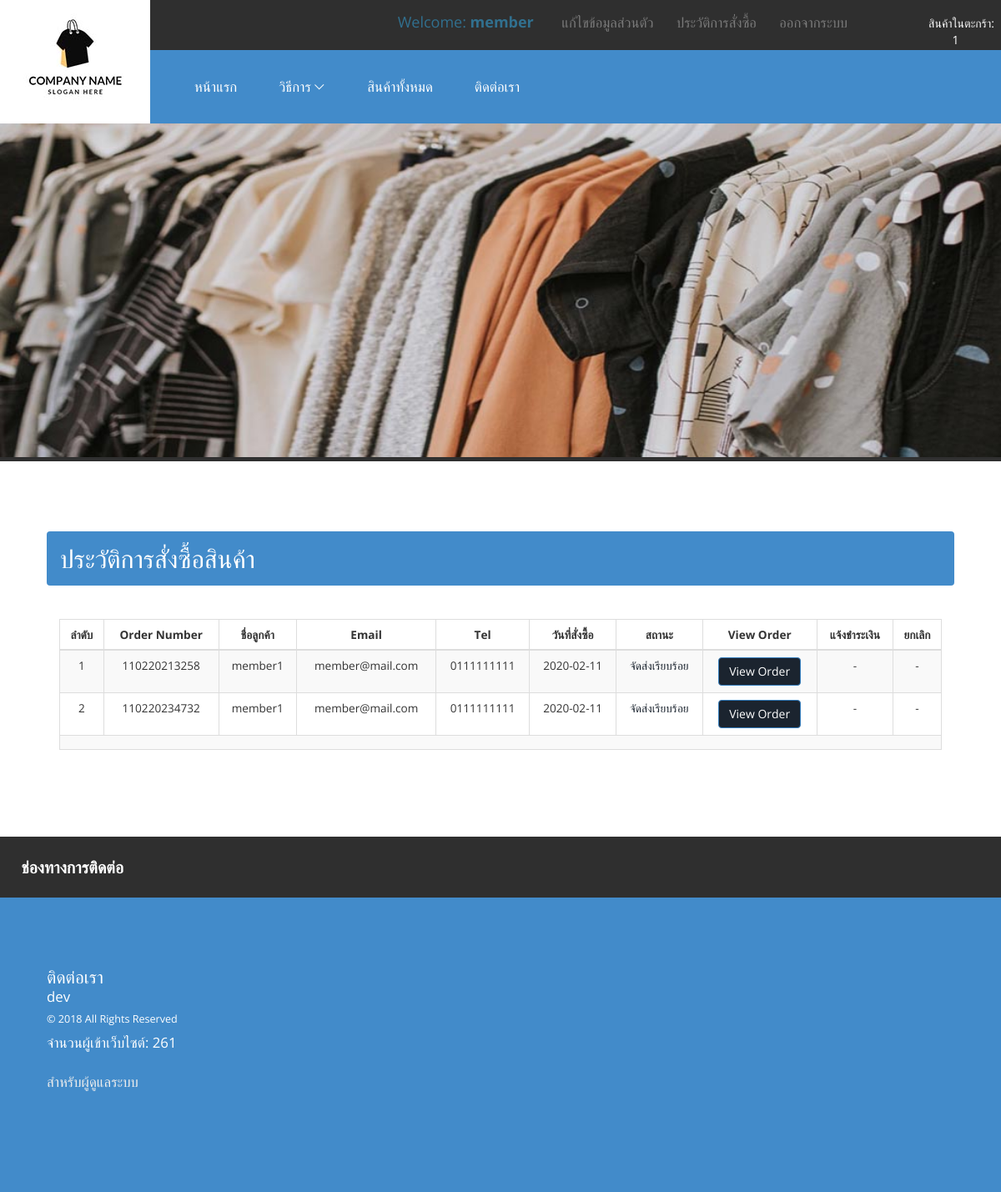
Before: /history_order.php (signed in) with the older database file.
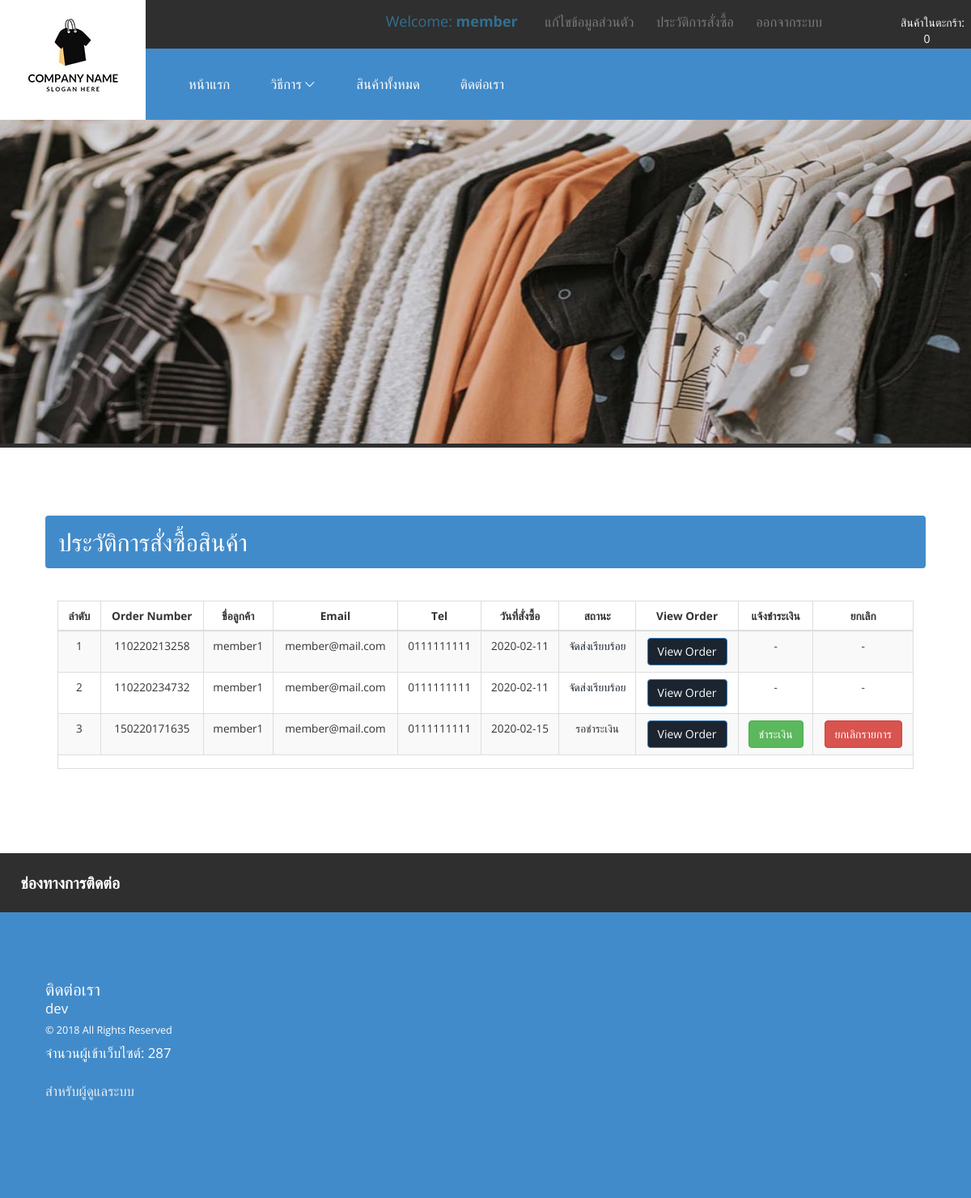
After: the same page with the newer database file.
### tables this page shows
CREATE TABLE `orders` (
  `Ord_ID` int(11) NOT NULL,
  `Ord_Number` varchar(20) NOT NULL,
  `Mem_ID` int(11) NOT NULL,
  `Ord_Note` text NOT NULL,
  `Ord_AddressSend` text NOT NULL,
  `Ord_Shipping` varchar(5) NOT NULL,
  `Ord_AmountTotal` varchar(20) NOT NULL,
  `Ord_PriceTotal` varchar(20) NOT NULL,
  `Ord_DateShipping` varchar(20) NOT NULL,
  `Ord_NumberShipping` varchar(30) NOT NULL,
  `Ord_DateBuy` date NOT NULL,
  `Ord_Status` int(11) NOT NULL COMMENT '0 = รอชำระเงิน 1= ตรวจสอบชำระเงิน 2 = ชำระเงินเรียบร้อย 3 = จัดส่งเรียบร้อย 4 = ยกเลิกรายการ'
);

CREATE TABLE `member` (
  `Mem_ID` int(11) NOT NULL,
  `Mem_User` varchar(30) NOT NULL,
  `Mem_Pass` varchar(30) NOT NULL,
  `Mem_Name` varchar(100) NOT NULL,
  `Mem_Email` varchar(50) NOT NULL,
  `Mem_Tel` varchar(15) NOT NULL,
  `Mem_Address` text NOT NULL,
  `Mem_Date` date NOT NULL,
  `Mem_Permission` int(11) NOT NULL COMMENT '1 = ใช้งาน 2 = ยกเลิก',
  `Mem_Status` int(11) NOT NULL COMMENT '1 = admin 2 = user'
);

### conn.php (called while the page is built, shortened)
<?php
$contact_web = "dev";
?>

### history_order.php (the view, shortened to what this page needs)
<?php require_once "header.php";?>
	<div class="content-grids">
	<h2 class="alert">ประวัติการสั่งซื้อสินค้า</h2>
	<div class="col-md-12 content-grid">
<div class="table-responsive">
	     <table class="table table-striped table-bordered table-hover" id="table_example">
                                            <thead>
                                                <tr>
                                                    <th width="5%" class="small"><div align="center">ลำดับ</div></th>
                                                    <th width="auto" class="small"><div align="center">Order Number</div></th>
                                                    <th width="auto" class="small"><div align="center">ชื่อลูกค้า</div></th>
                                                    <th width="auto" class="small"><div align="center">Email</div></th>
                                                    <th width="auto" class="small"><div align="center">Tel</div></th>
                                                    <th width="auto" class="small"><div align="center">วันที่สั่งซื้อ</div></th>
                                                    <th width="auto" class="small"><div align="center">สถานะ</div></th>
                                                    <th width="auto" class="small"><div align="center">View Order</div></th>
                                                    <th width="auto" class="small"><div align="center">แจ้งชำระเงิน</div></th>
                                                    <th width="auto" class="small"><div align="center">ยกเลิก</div></th>
                                                </tr>
                                            </thead>
                                            <tbody>
        <?php
$sql = $conn->query("select * from orders o,member m where o.Mem_ID = m.Mem_ID && o.Mem_ID = '$_SESSION[ses_user_id]'");
 $i = 1;
  while ($show= $sql->fetch_assoc()) {
if($show['Ord_Status']==0){$status = '<span class=text-wrning>รอชำระเงิน</span>';}
else if($show['Ord_Status']==1){$status = '<span class=text-success>ตรวจสอบชำระเงิน</span>';}
else if($show['Ord_Status']==2){$status = '<span class=text-info>ชำระเงินเรียบร้อย</span>';}
else if($show['Ord_Status']==3){$status = '<span class=text-primary>จัดส่งเรียบร้อย</span>';}
else if($show['Ord_Status']==4){$status = '<span class=text-danger>ยกเลิกรายการ</span>';}
?>
                  <tr>
                  <td class="small"><div align="center"><?php echo $i++;?></div></td>
                  <td class="small"><div align="center"><?php echo $show['Ord_Number'];?></div></td>
                  <td class="small"><div align="center"><?php echo $show['Mem_Name'];?></div></td>
                  <td class="small"><div align="center"><?php echo $show['Mem_Email'];?></div></td>
                  <td class="small"><div align="center"><?php echo $show['Mem_Tel'];?></div></td>
                  <td class="small"><div align="center"><?php echo $show['Ord_DateBuy'];?></div></td>
                  <td class="small"><div align="center"><?php echo $status;?></div></td>
                   <td class="small"><div align="center"><a href="print_order.php?id=<?php echo $show['Ord_ID'];?>" target="_blank" class="btn btn-primary">View Order</a></div></td>
                    <td class="small"><div align="center">
                    <?php if($show['Ord_Status']==0 or $show['Ord_Status']==1){?>
                    <a href="payment.php?id=<?php echo $show['Ord_ID'];?>" class="btn btn-success">ชำระเงิน</a>
                    <?php } else {echo '-';}?>
                    </div></td>
                     <td class="small"><div align="center"><?php if($show['Ord_Status']==0 or $show['Ord_Status']==1){?><a href="?data=delete&id=<?php echo $show['Ord_ID'];?>" onClick="return confirm('คุณแน่ใจที่จะยกเลิกรายการนี้!');" class="btn btn-danger">ยกเลิกรายการ</a><?php } else {echo '-';}?></div></td>
                  </tr>
<?php } ?>
          <tr>
          <td colspan="12">
          </td>
          </tr>
 </tbody>
</table>
                                        </div>
		</div>
		<div class="clearfix"> </div>
	</div>
	</div>
<?php require_once "footer.php";?>
</body>
</html>

### header.php (shortened to what this page needs)
<?php
require_once "conn.php";
require_once "function.php";
?>
<!doctype html>
<html>
<head>
<link href="css/bootstrap.css" rel="stylesheet" type="text/css" />
<link href="css/style.css" rel="stylesheet" type="text/css" media="all" />
<link href="css/owl.carousel.css" rel="stylesheet">
</head>
<body>
  <div class="header">
    <div class="logo">
    <img  src="./images/logo.jpg" alt="ชื่อร้าน">
    </div>
    <div  class="header-top">
      <div class="header-grid">
        <ul class="header-in">
            <?php if($_SESSION['ses_user_id']){?>
            <li class="text-info" style="font-size:18px;">Welcome: <b><?php echo $_SESSION['ses_user_user'];?></b></li>
            <li class="small"><a href="edit_profile.php" class="text-danger">แก้ไขข้อมูลส่วนตัว</a></li>
            <li class="small"><a href="history_order.php" class="text-danger">ประวัติการสั่งซื้อ</a></li>
            <li class="small"><a href="?logout=chk" class="text-danger">ออกจากระบบ</a></li>
            </ul>
            <?php } ?>
          <div class="online">
          <a href="cart.php" >สินค้าในตะกร้า: <?php Total_Cart();?></a>
          </div>
          <div class="clearfix"> </div>
      </div>
      <div class="header-bottom">
        <div class="h_menu4">
        <ul class="nav">
          <li class="active"><a href="index.php">หน้าแรก</a></li>
          <li><a href="#">วิธีการ <i> </i></a>
          </li>
          <li><a href="all_product.php">สินค้าทั้งหมด</a></li>
          <li><a href="contact.php">ติดต่อเรา</a></li>
        </ul>
      </div>
      <div class="clearfix"> </div>
    </div>
    </div>
  </div>
  <div class="banner">
  </div>
<div class="content">
  <div class="sport-your">
    <div class="line1">
    </div>
    <div id="example1">

### function.php (shortened to what this page needs)
<?php
function Total_Cart (){
include "conn.php";
$sql = $conn->query("select * from cart where Mem_ID = '$_SESSION[ses_user_id]'")or die (mysqli_error());
echo $rows = $sql->num_rows;
}
?>

### footer.php (shortened to what this page needs)
<div class="footer">
	<div class="col-md-12 footer-left left-footer">
		<h4>ช่องทางการติดต่อ</h4>
		<div class="run-top top-run">
		<ul class="run-grid">
		<li><div class="letter">
			<h5>ติดต่อเรา</h5>
			<p><?php echo $contact_web;?></p>
			<p class="footer-class"> © 2018 <?php echo $title;?> All Rights Reserved </p>
               <?php $sql = $conn->query("select * from count_page");
			$row = $sql->num_rows;
			?>
               <p>จำนวนผู้เข้าเว็บไซต์: <?php echo $row;?></p>
               <br>
               <a href="admin/index.php" class="text-success" target="_blank">สำหรับผู้ดูแลระบบ</a>
		</div></li>
		</ul>
		<div class="clearfix"> </div>
		</div>
	</div>
</div>

### css/style.css (style rules this page uses)
body { background: #ffffff;; font-family: 'Open Sans', sans-serif; }
body a { transition: 0.5s all; -webkit-transition: 0.5s all; -o-transition: 0.5s all; -moz-transition: 0.5s all; -ms-transition: 0.5s all; }
ul { padding: 0; margin: 0; }
h1,h2,h3,h4,h5,h6,label,p { margin:0; }
.logo { background:#FFF; width:15%; margin:0 auto; float: left; text-align: center; }
.header-grid li { display:inline-block; padding: 0 1em; }
.header-grid li a { text-decoration:none; color:#7a7a7a; font-size:1.4em; }
.header-top { float:left; width:85%; background:#2f2f2f; }
.header-in { float: left; width: 90%; text-align:right; padding: 1em 5em 0 0; }
.online { float:left; background:#2f2f2f; width: 10%; text-align: center; min-height: 60px; padding: 18px 0 0; }
.online a { text-decoration:none; font-size:1.2em; color:#fff; padding: 0 0.5em; }
.header-bottom { background: #428bca; padding: 2em; margin: 0em 0 0; }
.h_menu4 { float: left; }
.nav { list-style: none; *zoom: 1; }
.nav:before, .nav:after { content: " "; display: table; }
.nav:after { clear: both; }
.nav li a { display: block; padding: 4px 15px; color: #fff; font-size: 1.2em; -webkit-transition: all 0.3s ease-out; -moz-transition: all 0.3s ease-out; -ms-transition: all 0.3s ease-out; -o-transition: all 0.3s ease-out; transition: all 0.3s ease-out; text-decoration: none; }
.nav li { color:#fff; }
.nav li { position: relative; }
.nav li.active { color:#fff; }
.nav li a i { background: url(../images/arrow.png) no-repeat 0px 4px; display: inline-block; width: 13px; height: 13px; }
.nav > li { float:left; margin: 0 10px; }
.banner { background: url(../images/banner/banner.jpg) no-repeat center; width: 100%; min-height: 400px; display: block; padding: 12em 0 0; background-size: cover; }
.line1,.line2 { background: #2f2f2f; width: 100%; height: 5px; display: block; }
.sport-your { position: relative; }
.content-grids { padding:6em 4em; }
.content-grid { position:relative; }
.footer-left { padding:0; }
.footer-left h4 { padding:1em; color:#fff; font-size: 1.7em; background: #33CCFF; font-weight: 600; text-transform: uppercase; }
.run-top { background:#428bca; padding:3em 2em; min-height: 270px; }
.run-grid { float:left; width:50%; }
.run-grid li,.run-grid-in li { list-style:none; }
.run-grid li a,.run-grid-in li a { padding: 0.2em 0; color: #ededed; font-size: 1.2em; text-decoration: none; display: block; }
.left-footer h4 { background:#2f2f2f; }
.top-run { background:#428bca; min-height: 270px; }
.letter { background:#428bca; padding:3em 2em 1em; color:#fff; min-height: 271px; }
.letter h5 { font-size:1.5em; }
.letter p { font-size:1.2em; }
p.footer-class { font-size: 1em; color: #fff; padding: 0.5em 0; }
@media (max-width:1440px) { .online a { font-size: 1em; } }
@media (max-width:1440px) { .letter { min-height: 270px; } }
@media (max-width:1366px) { .footer-left h4 { padding: 1.3em; font-size: 1.4em; } }
@media (max-width:1366px) { .letter { min-height: 269px; } }
@media (max-width:1280px) { p.footer-class { font-size: 0.9em; } }

Changed rows visible on the page:
added orders: Ord_Number "150220171635", Mem_ID.Mem_Name "member1", Mem_ID.Mem_Email "member@mail.com", Mem_ID.Mem_Tel "0111111111", Ord_DateBuy "2020-02-15", Ord_Status "รอชำระเงิน"
Other visible differences:
$rows = $sql->num_rows: "1" → "0"
$row: "261" → "287"
